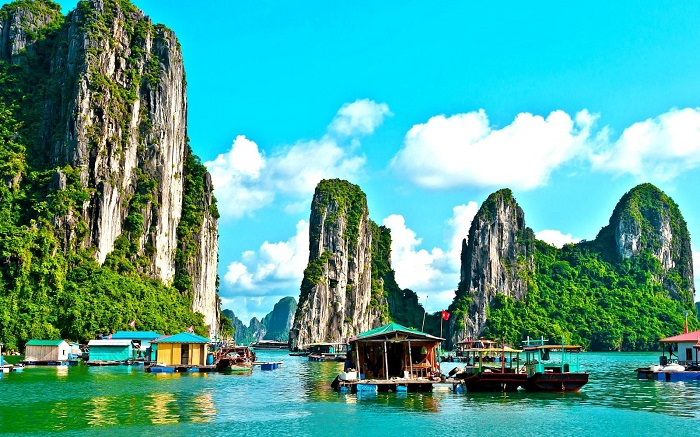
#> input picture exercise/ha-long-bay-in-vietnam.jpg, 700 x 437 px, given in place of bird.png, which was not available
$ jupyter execute DoanHoangQuan_2374802010412.ipynb   (text cells are left out)
#> lines starting #> are read from the running program, lines starting #| are printed output that depends on the picture; pictures that were not available may be replaced by others from this repository, and a replacement may not be noted
[cell 1]
from PIL import Image
import math
import scipy
import numpy as np
import imageio.v2 as iio
import matplotlib.pylab as plt

#open a grayscale imagehhh
img = Image.open('bird.png').convert('L')

#convert image i into an ndarray
im_1 = np.asarray(img)

#inversion operation
im_2 = 255 - im_1
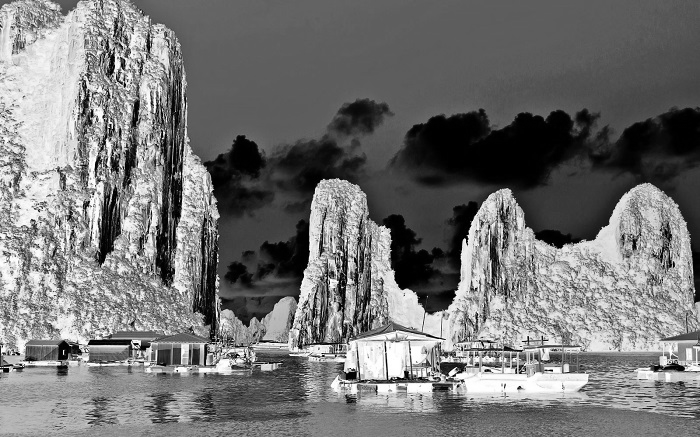
#> im_2: shape (437, 700); min 0, max 255, mean 116.6
print (im_2)
#> (printed output is left out)

#convert image 2 from ndarray to image
new_img = Image.fromarray(im_2)

img.show()

plt.imshow(new_img, cmap = "gray")
plt.show()

[cell 2]
from PIL import Image
import numpy as np
import matplotlib.pylab as plt
# Mở ảnh đen trắng
img = Image.open('bird.png').convert('L')
# Đảo ảnh dạng "L" sang 1 mảng số
im_1 = np.asarray(img)
# Gamma ban đầu
gamma = 0.5
# Chuyển matrix từ số nguyên sang số thực
b1 = im_1.astype(float)
# Tìm giá trị lớn nhất trong B1
b2 = np.max(b1)
#> b2 = 255
# Chuẩn hóa B1 (tức là chuyển các giá trị b1 về khoảng [0,1])
b3 = (b1+1) / b2
# Tính tương quan hàm mũ gamma (logarit nhân gamma)
b4 = np.log(b3) * gamma
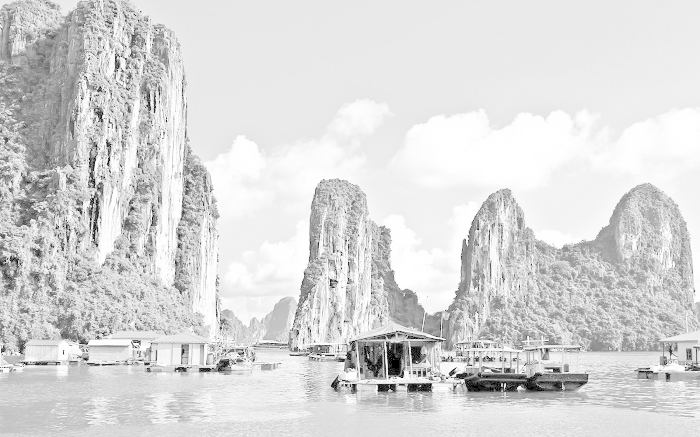
#> b4: shape (437, 700) float64; min -2.77, max 0.00196, mean -0.411; drawn with min black and max white
# Tính tương quan hàm mũ gamma và quy về khoảng [0,255]
c = np.exp(b4) * 255.0
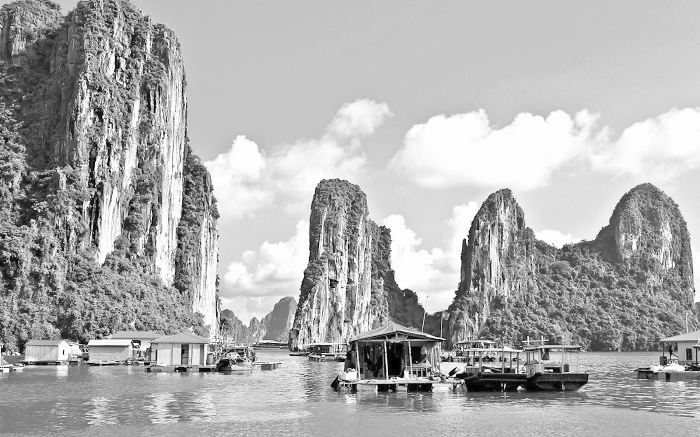
#> c: shape (437, 700) float64; min 15.97, max 255.5, mean 180.5; drawn with min black and max white
# Chuyển c về số nguyên
c1 = c.astype(np.uint8)
d = Image.fromarray(c1)
img.show()
plt.imshow(d, cmap='gray')
plt.show()

[cell 3]
from PIL import Image
import math
import scipy
import numpy as np
import imageio.v2 as iio
import matplotlib.pylab as plt

# Mở ảnh đen trắng
img = Image.open('bird.png').convert('L')
# Đảo ảnh dạng "L" sang 1 mảng số
im_1 = np.asarray(img)

# Chuyển matrix từ số nguyên sang số thực
b1 = im_1.astype(float)
# Tìm giá trị lớn nhất trong B1
b2 = np.max(b1)
# Biến đổi log
c = (128.0*np.log(1+b1))/np.log(1+b2)
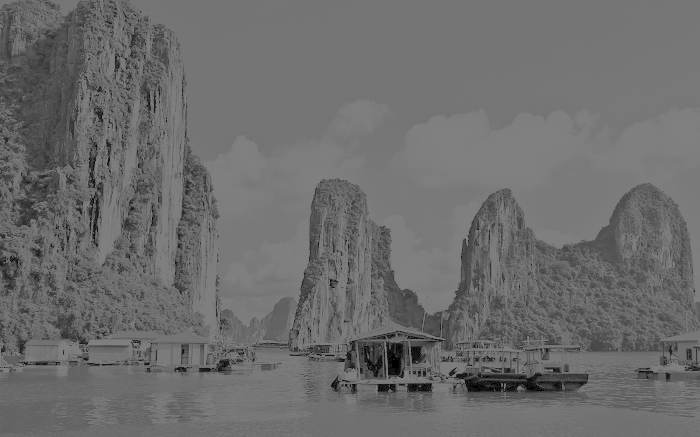
#> c: shape (437, 700) float64; min 0, max 128, mean 108.9
# Chuyển c về số nguyên
c1 = c.astype(np.uint8)
d = Image.fromarray(c1)
img.show()
plt.imshow(d, cmap='gray')
plt.show()

[cell 4]
from PIL import Image
import math
import scipy
import numpy as np
import imageio.v2 as iio
import matplotlib.pylab as plt
img = Image.open('bird.png').convert('L')
im1 = np.array(img)
b1 = im1.flatten()
hist, bins = np.histogram(im1, 256, [0, 255])
#> hist = 256 values, max 15891 at index 162, min 344 at index 0, mean 1194.9; bins = 257 values from 0 to 255
cdf = hist.cumsum()
#> cdf = 256 values from 344 to 305900
cdf_m = np.ma.masked_equal(cdf, 0)
num_cdf_m = (cdf_m - cdf_m.min()) * 255
den_cdf_m = (cdf.max() - cdf.min())
#> den_cdf_m = 305556
cdf_m = num_cdf_m / den_cdf_m
cdf = np.ma.filled(cdf_m, 0).astype('uint8')
#> cdf = 256 values from 0 to 255
im2 = cdf[b1]
im3 = np.reshape(im2, im1.shape)
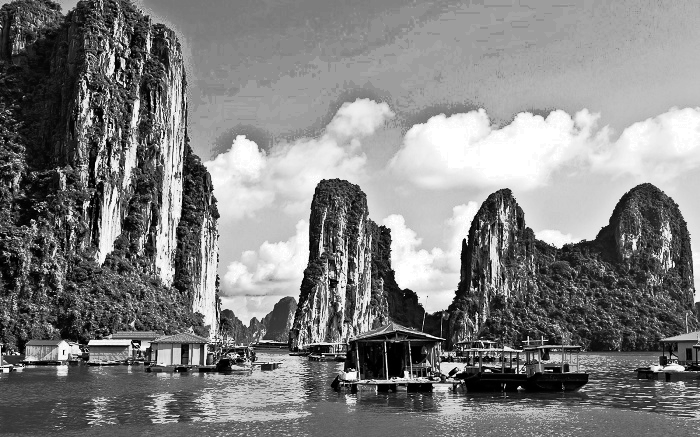
#> im3: shape (437, 700); min 0, max 255, mean 127.9
im4 = Image.fromarray(im3)
plt.imshow(im4, cmap = 'gray')
plt.show

[cell 5]
from PIL import Image
import math
import scipy
import numpy as np
import imageio.v2 as iio
import matplotlib.pylab as plt

# Đọc ảnh mức xám
img = Image.open('bird.png').convert('L')

# Chuyển ảnh sang mảng numpy
im1 = np.array(img)

# Làm phẳng mảng (1 chiều hóa)
b1 = im1.flatten()

# Tính histogram với 256 mức xám
hist, bins = np.histogram(im1, 256, [0, 255])

# Tính hàm phân phối tích lũy (CDF)
cdf = hist.cumsum()
#> cdf = 256 values from 344 to 305900

# Bỏ qua các phần tử bằng 0 để tránh chia cho 0
cdf_m = np.ma.masked_equal(cdf, 0)

# Áp dụng công thức chuẩn hóa CDF để đưa về 0–255
num_cdf_m = (cdf_m - cdf_m.min()) * 255
den_cdf_m = (cdf.max() - cdf.min())
cdf_m = num_cdf_m / den_cdf_m

# Gán lại giá trị CDF đã chuẩn hóa
cdf = np.ma.filled(cdf_m, 0).astype('uint8')
#> cdf = 256 values from 0 to 255

# Tra bảng tra CDF để ánh xạ giá trị pixel mới
im2 = cdf[b1]

# Đưa ảnh trở lại định dạng 2D gốc
im3 = np.reshape(im2, im1.shape)

# Tạo ảnh mới từ mảng đã xử lý
im4 = Image.fromarray(im3)

# Hiển thị ảnh sau Histogram Equalization
plt.imshow(im4, cmap='gray')
plt.show()

# So sánh thử

plt.subplot(1, 2, 1)
plt.title("Ảnh gốc")
plt.imshow(im1, cmap='gray')

plt.subplot(1, 2, 2)
plt.title("Sau Histogram Equalization")
plt.imshow(im3, cmap='gray')

[cell 6]
from PIL import Image
import math
import scipy
import numpy as np
import imageio.v2 as iio
import matplotlib.pylab as plt

img = Image.open('bird.png').convert('L')
im1 = np.asarray(img)
c = abs(scipy.fftpack.fft2(im1))
d = scipy.fftpack.fftshift(c)
d = d.astype(float)
im3 = Image.fromarray(d)
#> im3: PIL image 700x437 F
img.show()
im3.show()
plt.imshow(im3)
plt.show()
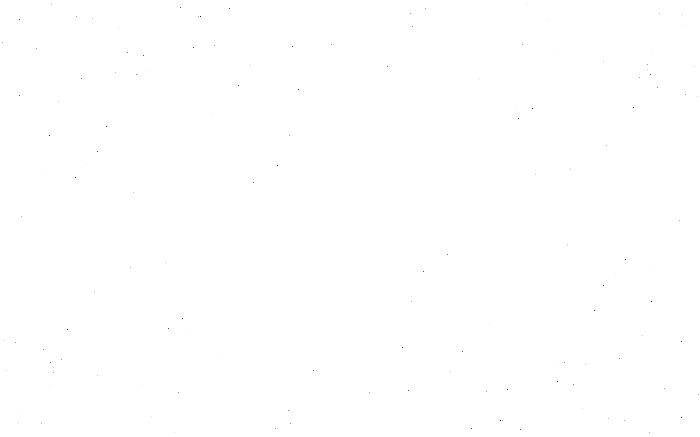
#> shown: shape (437, 700, 4); mean R, G, B, A 255, 255, 255, 255

[cell 7]
from PIL import Image
import math
import scipy
import numpy as np
import imageio.v2 as iio
import matplotlib.pylab as plt

#open a grayscale image
img = Image.open('bird.png').convert('L')

#convert image i into an ndarray
im1 = np.asarray(img)

#performing FFT
c = abs(scipy.fftpack.fft2(im1))

#shifting the Fourier frequency image
d = scipy.fftpack.fftshift(c)

#initializing variables for convolution function
M = d.shape[0]
#> M = 437
N = d.shape[1]
#> N = 700
H = np.ones((M,N))

center1 = M/2
#> center1 = 218.5
center2 = N/2
#> center2 = 350
d_0 = 30.0  # cut-off radius
t1 = 1     # the order of BLPF (Butterworth Lowpass Filter)
t2 = 2 * t1
#defining the convolution function for BLPF
for i in range(1, M):
    for j in range(1, N):
        r1 = ((i - center1)**2 + (j - center2)**2)
        r = math.sqrt(r1)
        #using cut-off radius to eliminate high frequency
        if r > d_0:
            H[i,j] = 1 / (1 + (r/d_0)**(2*t1))
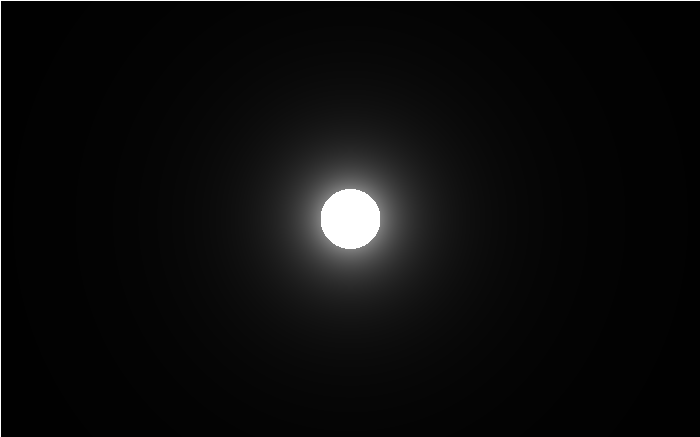
#> H: shape (437, 700) float64; min 0.00529, max 1, mean 0.0491

#H is converted from ndarray to image
H = H.astype(float)
h = Image.fromarray(H)

#performing the convolution
con = d * H

#computing the magnitude of the inverse FFT
e = abs(scipy.fftpack.ifft2(con))

#e is converted from ndarray to image
e = e.astype(float)
im3 = Image.fromarray(e)

img.show()
im3.show()
plt.imshow(im3)
plt.show()
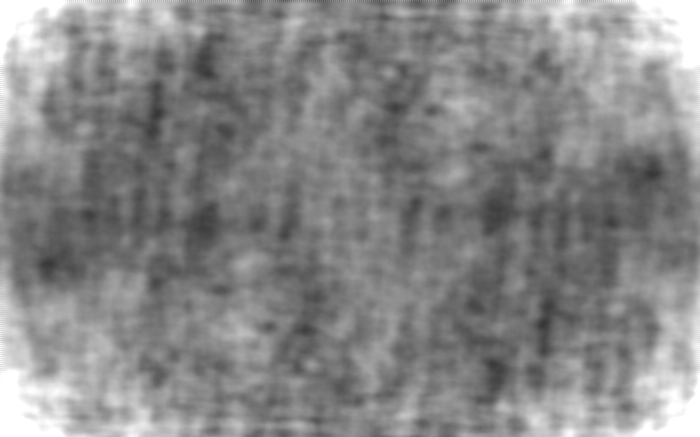
#> shown: shape (437, 700, 4); mean R, G, B, A 135.3, 135.3, 135.3, 255

[cell 8]
from PIL import Image
import math
import scipy
import numpy as np
import imageio.v2 as iio
import matplotlib.pylab as plt

#open a grayscale image
img = Image.open('bird.png').convert('L')

#convert image i into an ndarray
im1 = np.asarray(img)

# performing FFT
c = abs(scipy.fftpack.fft2(im1))

# shifting the Fourier frequency image
d = scipy.fftpack.fftshift(c)

#initializing variables for convolution function
M = d.shape[0]
N = d.shape[1]

#H is defined and values in H are initialized to 1
H = np.ones((M, N))

center1 = M/2
center2 = N/2
d0 = 30.0  # cut-off radius
t1 = 1     # the order of BLPF (Butterworth Lowpass Filter)

# defining the convolution function for BLPF
for i in range(1, M):
    for j in range(1, N):
        r1 = (i - center1)**2 + (j - center2)**2
        r = math.sqrt(r1)           # euclidean distance from origin is computed
        if r > 0:                   # using cut-off radius to eliminate high frequency
            H[i,j] = 1 / (1 + (r/d0)**(2*t1))

#H is converted from ndarray to image
H = H.astype(float)
h = Image.fromarray(H)

# performing the convolution
com = d * H

# computing the magnitude of the inverse FFT
e = scipy.fftpack.ifft2(com)

#e is converted from ndarray to image
e = e.astype(float)
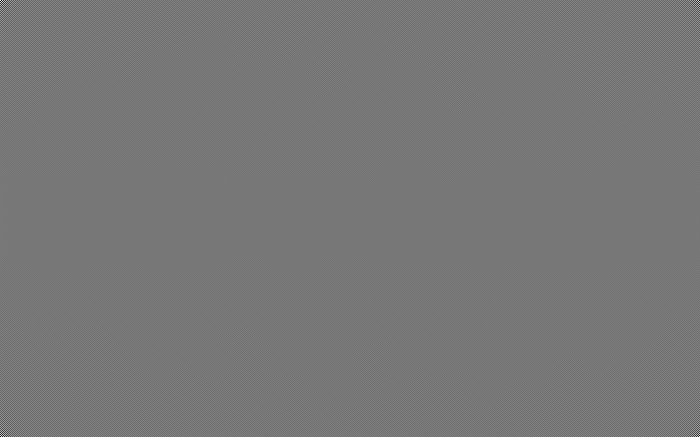
#> e: shape (437, 700) float64; min -2201.2, max 2479.2, mean 0; drawn with min black and max white
im3 = Image.fromarray(e)

img.show()
h.show()
plt.imshow(im3)
plt.show()
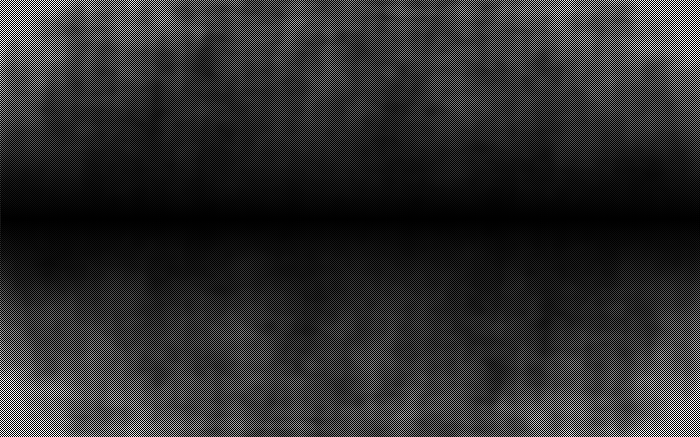
#> shown: shape (437, 700, 4); mean R, G, B, A 46, 46, 46, 255

[cell 9]
from PIL import Image
import numpy as np
import matplotlib.pyplot as plt

# [5 lines left out: function show_image, not called in this run]

# Hàm 1: Image inverse
def image_inverse(im):
    return 255 - im

# Hàm 2: Gamma correction
# [28 lines left out: functions gamma_correction, log_transform, histogram_equalization, contrast_stretch, not called in this run]

# Mở ảnh grayscale
img = Image.open('bird.png').convert('L')
im_array = np.array(img)

# Menu
print("Chọn phương pháp biến đổi:")
print("I - Image Inverse")
print("G - Gamma Correction")
print("L - Log Transformation")
print("H - Histogram Equalization")
print("C - Contrast Stretching")

choice = input("Nhập lựa chọn của bạn (I/G/L/H/C): ").upper()
#> the answer given: 1

if choice == 'I':
    result = image_inverse(im_array)
    show_image("Image Inverse", result)

elif choice == 'G':
    gamma = float(input("Nhập giá trị gamma (ví dụ: 0.5 hoặc 5): "))
    result = gamma_correction(im_array, gamma)
    show_image(f"Gamma Correction (gamma={gamma})", result)

elif choice == 'L':
    result = log_transform(im_array)
    show_image("Log Transformation", result)

elif choice == 'H':
    result = histogram_equalization(im_array)
    show_image("Histogram Equalization", result)

elif choice == 'C':
    result = contrast_stretch(im_array)
    show_image("Contrast Stretching", result)

else:
    print("Lựa chọn không hợp lệ!")
#Của chat GPT

[cell 10]
from PIL import Image
import numpy as np
import matplotlib.pyplot as plt
import scipy.fftpack
import math

# [44 lines left out: functions show_image, fast_fourier, butterworth_lowpass, butterworth_highpass, not called in this run]


# Mở ảnh grayscale
img = Image.open('bird.png').convert('L')
im_array = np.array(img)

# Menu lựa chọn
print("Chọn phương pháp biến đổi:")
print("F - Fast Fourier Transform")
print("L - Butterworth Lowpass Filter")
print("H - Butterworth Highpass Filter")

choice = input("Nhập lựa chọn của bạn (F/L/H): ").upper()
#> the answer given: 1
